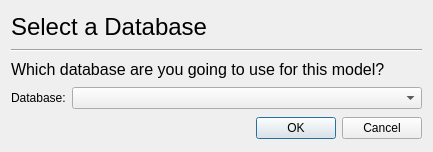
<?xml version="1.0" encoding="UTF-8"?>
<ui version="4.0">
 <class>selectDatabase</class>
 <widget class="QDialog" name="selectDatabase">
  <property name="geometry">
   <rect>
    <x>0</x>
    <y>0</y>
    <width>433</width>
    <height>152</height>
   </rect>
  </property>
  <property name="windowTitle">
   <string>Dialog</string>
  </property>
  <layout class="QVBoxLayout" name="verticalLayout">
   <item>
    <widget class="QLabel" name="label">
     <property name="sizePolicy">
      <sizepolicy hsizetype="Preferred" vsizetype="Maximum">
       <horstretch>0</horstretch>
       <verstretch>0</verstretch>
      </sizepolicy>
     </property>
     <property name="font">
      <font>
       <pointsize>18</pointsize>
      </font>
     </property>
     <property name="text">
      <string>Select a Database</string>
     </property>
    </widget>
   </item>
   <item>
    <widget class="Line" name="line">
     <property name="orientation">
      <enum>Qt::Horizontal</enum>
     </property>
    </widget>
   </item>
   <item>
    <widget class="QLabel" name="label_3">
     <property name="sizePolicy">
      <sizepolicy hsizetype="Preferred" vsizetype="Maximum">
       <horstretch>0</horstretch>
       <verstretch>0</verstretch>
      </sizepolicy>
     </property>
     <property name="font">
      <font>
       <pointsize>12</pointsize>
      </font>
     </property>
     <property name="text">
      <string>Which database are you going to use for this model?</string>
     </property>
    </widget>
   </item>
   <item>
    <layout class="QHBoxLayout" name="horizontalLayout">
     <item>
      <widget class="QLabel" name="label_2">
       <property name="sizePolicy">
        <sizepolicy hsizetype="Maximum" vsizetype="Preferred">
         <horstretch>0</horstretch>
         <verstretch>0</verstretch>
        </sizepolicy>
       </property>
       <property name="text">
        <string>Database:</string>
       </property>
      </widget>
     </item>
     <item>
      <widget class="QComboBox" name="cmbdb"/>
     </item>
    </layout>
   </item>
   <item>
    <widget class="QDialogButtonBox" name="buttonBox">
     <property name="orientation">
      <enum>Qt::Horizontal</enum>
     </property>
     <property name="standardButtons">
      <set>QDialogButtonBox::Cancel|QDialogButtonBox::Ok</set>
     </property>
    </widget>
   </item>
  </layout>
 </widget>
 <resources/>
 <connections>
  <connection>
   <sender>buttonBox</sender>
   <signal>accepted()</signal>
   <receiver>selectDatabase</receiver>
   <slot>accept()</slot>
   <hints>
    <hint type="sourcelabel">
     <x>248</x>
     <y>254</y>
    </hint>
    <hint type="destinationlabel">
     <x>157</x>
     <y>274</y>
    </hint>
   </hints>
  </connection>
  <connection>
   <sender>buttonBox</sender>
   <signal>rejected()</signal>
   <receiver>selectDatabase</receiver>
   <slot>reject()</slot>
   <hints>
    <hint type="sourcelabel">
     <x>316</x>
     <y>260</y>
    </hint>
    <hint type="destinationlabel">
     <x>286</x>
     <y>274</y>
    </hint>
   </hints>
  </connection>
 </connections>
</ui>
